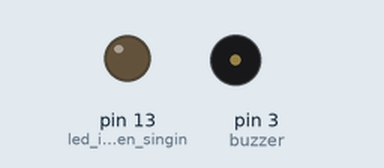
Recording of a sketch running on a simulated Arduino Uno, built with avr-gcc and run on an emulated ATmega328P. Parts: output pins drawn as LEDs (lit = HIGH), buzzer (waves = sounding).

Above: at 1.61 s.
At 22.36 s:
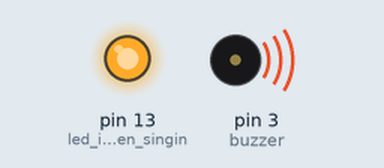
At 31.72 s:
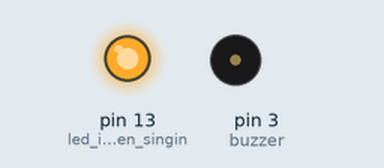
At 42.89 s:
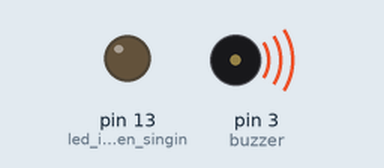
Timing chart, 0 to 43.2 s (numbered marks = the images above):
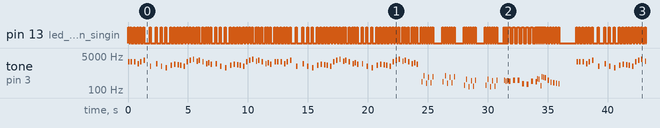

Measured:
- by itself, pin 13 (led_indicator_when_singin): moves between LOW and HIGH, repeating every 37.4 s
- by itself, tone on pin 3 (buzzer): plays 2585 Hz for 0.12 s, 2585 Hz for 0.12 s, 2585 Hz for 0.12 s, 2062 Hz for 0.12 s, 2585 Hz for 0.12 s, 3059 Hz for 0.12 s … (440 notes in this stretch)

The sketch:

buzzzzzz.ino
```cpp
#include <pitches.h>

#define melodyPin 3
//Mario main theme melody
int melody[] = {
  NOTE_E7, NOTE_E7, 0, NOTE_E7,
  0, NOTE_C7, NOTE_E7, 0,
  NOTE_G7, 0, 0,  0,
  NOTE_G6, 0, 0, 0,

  NOTE_C7, 0, 0, NOTE_G6,
  0, 0, NOTE_E6, 0,
  0, NOTE_A6, 0, NOTE_B6,
  0, NOTE_AS6, NOTE_A6, 0,

  NOTE_G6, NOTE_E7, NOTE_G7,
  NOTE_A7, 0, NOTE_F7, NOTE_G7,
  0, NOTE_E7, 0,NOTE_C7,
  NOTE_D7, NOTE_B6, 0, 0,

  NOTE_C7, 0, 0, NOTE_G6,
  0, 0, NOTE_E6, 0,
  0, NOTE_A6, 0, NOTE_B6,
  0, NOTE_AS6, NOTE_A6, 0,

  NOTE_G6, NOTE_E7, NOTE_G7,
  NOTE_A7, 0, NOTE_F7, NOTE_G7,
  0, NOTE_E7, 0,NOTE_C7,
  NOTE_D7, NOTE_B6, 0, 0
};
//Mario main them tempo
int tempo[] = {
  12, 12, 12, 12,
  12, 12, 12, 12,
  12, 12, 12, 12,
  12, 12, 12, 12,

  12, 12, 12, 12,
  12, 12, 12, 12,
  12, 12, 12, 12,
  12, 12, 12, 12,

  9, 9, 9,
  12, 12, 12, 12,
  12, 12, 12, 12,
  12, 12, 12, 12,

  12, 12, 12, 12,
  12, 12, 12, 12,
  12, 12, 12, 12,
  12, 12, 12, 12,

  9, 9, 9,
  12, 12, 12, 12,
  12, 12, 12, 12,
  12, 12, 12, 12,
};

//

//Underworld melody
int underworld_melody[] = {
  NOTE_C4, NOTE_C5, NOTE_A3, NOTE_A4,
  NOTE_AS3, NOTE_AS4, 0,
  0,
  NOTE_C4, NOTE_C5, NOTE_A3, NOTE_A4,
  NOTE_AS3, NOTE_AS4, 0,
  0,
  NOTE_F3, NOTE_F4, NOTE_D3, NOTE_D4,
  NOTE_DS3, NOTE_DS4, 0,
  0,
  NOTE_F3, NOTE_F4, NOTE_D3, NOTE_D4,
  NOTE_DS3, NOTE_DS4, 0,
  0, NOTE_DS4, NOTE_CS4, NOTE_D4,
  NOTE_CS4, NOTE_DS4,
  NOTE_DS4, NOTE_GS3,
  NOTE_G3, NOTE_CS4,
  NOTE_C4, NOTE_FS4,NOTE_F4, NOTE_E3, NOTE_AS4, NOTE_A4,
  NOTE_GS4, NOTE_DS4, NOTE_B3,
  NOTE_AS3, NOTE_A3, NOTE_GS3,
  0, 0, 0
};
//Underwolrd tempo
int underworld_tempo[] = {
  12, 12, 12, 12,
  12, 12, 6,
  3,
  12, 12, 12, 12,
  12, 12, 6,
  3,
  12, 12, 12, 12,
  12, 12, 6,
  3,
  12, 12, 12, 12,
  12, 12, 6,
  6, 18, 18, 18,
  6, 6,
  6, 6,
  6, 6,
  18, 18, 18,18, 18, 18,
  10, 10, 10,
  10, 10, 10,
  3, 3, 3
};

void setup(void)
{
   pinMode(3, OUTPUT);//buzzer
   pinMode(13, OUTPUT);//led indicator when singing a note

}
void loop()
{
//sing the tunes
  sing(1);
  sing(1);
  sing(2);
}
int song = 0;

void sing(int s){
   // iterate over the notes of the melody:
   song = s;
   if(song==2){
     Serial.println(" 'Underworld Theme'");
     int size = sizeof(underworld_melody) / sizeof(int);
     for (int thisNote = 0; thisNote < size; thisNote++) {

       // to calculate the note duration, take one second
       // divided by the note type.
       //e.g. quarter note = 1000 / 4, eighth note = 1000/8, etc.
       int noteDuration = 1000/underworld_tempo[thisNote];

       buzz(melodyPin, underworld_melody[thisNote],noteDuration);

       // to distinguish the notes, set a minimum time between them.
       // the note's duration + 30% seems to work well:
       int pauseBetweenNotes = noteDuration * 1.30;
       delay(pauseBetweenNotes);

       // stop the tone playing:
       buzz(melodyPin, 0,noteDuration);

    }

   }else{

     Serial.println(" 'Mario Theme'");
     int size = sizeof(melody) / sizeof(int);
     for (int thisNote = 0; thisNote < size; thisNote++) {

       // to calculate the note duration, take one second
       // divided by the note type.
       //e.g. quarter note = 1000 / 4, eighth note = 1000/8, etc.
       int noteDuration = 1000/tempo[thisNote];

       buzz(melodyPin, melody[thisNote],noteDuration);

       // to distinguish the notes, set a minimum time between them.
       // the note's duration + 30% seems to work well:
       int pauseBetweenNotes = noteDuration * 1.30;
       delay(pauseBetweenNotes);

       // stop the tone playing:
       buzz(melodyPin, 0,noteDuration);

    }
  }
}

void buzz(int targetPin, long frequency, long length) {
  digitalWrite(13,HIGH);
  long delayValue = 1000000/frequency/2; // calculate the delay value between transitions
  //// 1 second's worth of microseconds, divided by the frequency, then split in half since
  //// there are two phases to each cycle
  long numCycles = frequency * length/ 1000; // calculate the number of cycles for proper timing
  //// multiply frequency, which is really cycles per second, by the number of seconds to
  //// get the total number of cycles to produce
  for (long i=0; i < numCycles; i++){ // for the calculated length of time...
    digitalWrite(targetPin,HIGH); // write the buzzer pin high to push out the diaphram
    delayMicroseconds(delayValue); // wait for the calculated delay value
    digitalWrite(targetPin,LOW); // write the buzzer pin low to pull back the diaphram
    delayMicroseconds(delayValue); // wait again or the calculated delay value
  }
  digitalWrite(13,LOW);

}
```
